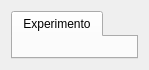
        <widget class="QWidget" name="reportPage">
         <property name="geometry">
          <rect>
           <x>0</x>
           <y>0</y>
           <width>145</width>
           <height>65</height>
          </rect>
         </property>
         <attribute name="label">
          <string>Reporte</string>
         </attribute>
         <layout class="QVBoxLayout" name="reportPageVLayout">
          <item>
           <widget class="QTabWidget" name="reportTabWidget">
            <property name="currentIndex">
             <number>0</number>
            </property>
            <widget class="QWidget" name="expReportTab1">
             <attribute name="title">
              <string>Experimento</string>
             </attribute>
             <layout class="QVBoxLayout" name="expReportTab1VLayout" stretch="0">
              <item>
               <widget class="QWidget" name="graphicReportWidget" native="true">
                <layout class="QVBoxLayout" name="graphicReportWidgetVLayout">
                 <property name="spacing">
                  <number>0</number>
                 </property>
                 <property name="leftMargin">
                  <number>0</number>
                 </property>
                 <property name="topMargin">
                  <number>0</number>
                 </property>
                 <property name="rightMargin">
                  <number>0</number>
                 </property>
                 <property name="bottomMargin">
                  <number>0</number>
                 </property>
                 <item>
                  <layout class="QVBoxLayout" name="graphicReportVLayout"/>
                 </item>
                </layout>
               </widget>
              </item>
             </layout>
            </widget>
           </widget>
          </item>
         </layout>
        </widget>
